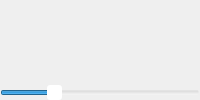
                         <widget class="QFrame" name="frame_174">
                          <property name="frameShape">
                           <enum>QFrame::NoFrame</enum>
                          </property>
                          <property name="frameShadow">
                           <enum>QFrame::Raised</enum>
                          </property>
                          <layout class="QVBoxLayout" name="verticalLayout_60">
                           <property name="spacing">
                            <number>0</number>
                           </property>
                           <property name="leftMargin">
                            <number>0</number>
                           </property>
                           <property name="topMargin">
                            <number>0</number>
                           </property>
                           <property name="rightMargin">
                            <number>0</number>
                           </property>
                           <property name="bottomMargin">
                            <number>0</number>
                           </property>
                           <item>
                            <widget class="QFrame" name="frame_175">
                             <property name="frameShape">
                              <enum>QFrame::NoFrame</enum>
                             </property>
                             <property name="frameShadow">
                              <enum>QFrame::Raised</enum>
                             </property>
                             <layout class="QHBoxLayout" name="horizontalLayout_91">
                              <property name="spacing">
                               <number>0</number>
                              </property>
                              <property name="leftMargin">
                               <number>0</number>
                              </property>
                              <property name="topMargin">
                               <number>0</number>
                              </property>
                              <property name="rightMargin">
                               <number>0</number>
                              </property>
                              <property name="bottomMargin">
                               <number>0</number>
                              </property>
                              <item>
                               <widget class="QFrame" name="frame_176">
                                <property name="frameShape">
                                 <enum>QFrame::NoFrame</enum>
                                </property>
                                <property name="frameShadow">
                                 <enum>QFrame::Raised</enum>
                                </property>
                                <layout class="QHBoxLayout" name="horizontalLayout_92">
                                 <property name="spacing">
                                  <number>0</number>
                                 </property>
                                 <property name="leftMargin">
                                  <number>0</number>
                                 </property>
                                 <property name="topMargin">
                                  <number>0</number>
                                 </property>
                                 <property name="rightMargin">
                                  <number>0</number>
                                 </property>
                                 <property name="bottomMargin">
                                  <number>0</number>
                                 </property>
                                 <item>
                                  <widget class="QLabel" name="result_left_picturebox3">
                                   <property name="text">
                                    <string/>
                                   </property>
                                  </widget>
                                 </item>
                                </layout>
                               </widget>
                              </item>
                              <item>
                               <widget class="QFrame" name="frame_177">
                                <property name="minimumSize">
                                 <size>
                                  <width>30</width>
                                  <height>0</height>
                                 </size>
                                </property>
                                <property name="maximumSize">
                                 <size>
                                  <width>30</width>
                                  <height>16777215</height>
                                 </size>
                                </property>
                                <property name="frameShape">
                                 <enum>QFrame::NoFrame</enum>
                                </property>
                                <property name="frameShadow">
                                 <enum>QFrame::Raised</enum>
                                </property>
                                <layout class="QHBoxLayout" name="horizontalLayout_93">
                                 <property name="spacing">
                                  <number>0</number>
                                 </property>
                                 <property name="leftMargin">
                                  <number>0</number>
                                 </property>
                                 <property name="topMargin">
                                  <number>0</number>
                                 </property>
                                 <property name="rightMargin">
                                  <number>0</number>
                                 </property>
                                 <property name="bottomMargin">
                                  <number>0</number>
                                 </property>
                                 <item>
                                  <widget class="QPushButton" name="pushButton_color_3">
                                   <property name="minimumSize">
                                    <size>
                                     <width>23</width>
                                     <height>23</height>
                                    </size>
                                   </property>
                                   <property name="maximumSize">
                                    <size>
                                     <width>23</width>
                                     <height>23</height>
                                    </size>
                                   </property>
                                   <property name="styleSheet">
                                    <string notr="true">QPushButton{
	border:none;

	background-image: url(:/floresansPrefix/redUnPressed.png);
}</string>
                                   </property>
                                   <property name="text">
                                    <string/>
                                   </property>
                                  </widget>
                                 </item>
                                </layout>
                               </widget>
                              </item>
                             </layout>
                            </widget>
                           </item>
                           <item>
                            <widget class="QFrame" name="frame_178">
                             <property name="minimumSize">
                              <size>
                               <width>0</width>
                               <height>15</height>
                              </size>
                             </property>
                             <property name="maximumSize">
                              <size>
                               <width>16777215</width>
                               <height>15</height>
                              </size>
                             </property>
                             <property name="frameShape">
                              <enum>QFrame::NoFrame</enum>
                             </property>
                             <property name="frameShadow">
                              <enum>QFrame::Raised</enum>
                             </property>
                             <layout class="QHBoxLayout" name="horizontalLayout_94">
                              <property name="spacing">
                               <number>0</number>
                              </property>
                              <property name="leftMargin">
                               <number>0</number>
                              </property>
                              <property name="topMargin">
                               <number>0</number>
                              </property>
                              <property name="rightMargin">
                               <number>0</number>
                              </property>
                              <property name="bottomMargin">
                               <number>0</number>
                              </property>
                              <item>
                               <widget class="QSlider" name="horizontalSlider_result_3">
                                <property name="styleSheet">
                                 <string notr="true">QSlider{
background-color: rgba(255, 255, 255, 0);
}


QSlider::handle:horizontal {
    background-color: white;
	border-radius:3px;
    }</string>
                                </property>
                                <property name="maximum">
                                 <number>99</number>
                                </property>
                                <property name="pageStep">
                                 <number>1</number>
                                </property>
                                <property name="value">
                                 <number>25</number>
                                </property>
                                <property name="orientation">
                                 <enum>Qt::Horizontal</enum>
                                </property>
                               </widget>
                              </item>
                             </layout>
                            </widget>
                           </item>
                          </layout>
                         </widget>
